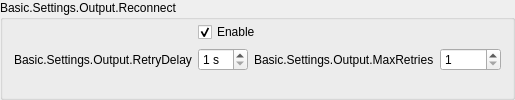
                 <widget class="QGroupBox" name="groupBox_7">
                  <property name="title">
                   <string>Basic.Settings.Output.Reconnect</string>
                  </property>
                  <layout class="QFormLayout" name="formLayout_19">
                   <property name="fieldGrowthPolicy">
                    <enum>QFormLayout::FieldGrowthPolicy::AllNonFixedFieldsGrow</enum>
                   </property>
                   <property name="labelAlignment">
                    <set>Qt::AlignmentFlag::AlignRight|Qt::AlignmentFlag::AlignTrailing|Qt::AlignmentFlag::AlignVCenter</set>
                   </property>
                   <property name="topMargin">
                    <number>2</number>
                   </property>
                   <item row="0" column="1">
                    <widget class="QCheckBox" name="reconnectEnable">
                     <property name="text">
                      <string>Enable</string>
                     </property>
                     <property name="checked">
                      <bool>true</bool>
                     </property>
                    </widget>
                   </item>
                   <item row="1" column="1">
                    <layout class="QHBoxLayout" name="horizontalLayout_19">
                     <property name="leftMargin">
                      <number>0</number>
                     </property>
                     <property name="topMargin">
                      <number>0</number>
                     </property>
                     <property name="rightMargin">
                      <number>0</number>
                     </property>
                     <property name="bottomMargin">
                      <number>0</number>
                     </property>
                     <item>
                      <widget class="OBS::SpinBox" name="reconnectRetryDelay">
                       <property name="suffix">
                        <string> s</string>
                       </property>
                       <property name="minimum">
                        <number>1</number>
                       </property>
                       <property name="maximum">
                        <number>30</number>
                       </property>
                      </widget>
                     </item>
                     <item>
                      <widget class="QLabel" name="label_22">
                       <property name="sizePolicy">
                        <sizepolicy hsizetype="Maximum" vsizetype="Preferred">
                         <horstretch>0</horstretch>
                         <verstretch>0</verstretch>
                        </sizepolicy>
                       </property>
                       <property name="text">
                        <string>Basic.Settings.Output.MaxRetries</string>
                       </property>
                       <property name="buddy">
                        <cstring>reconnectMaxRetries</cstring>
                       </property>
                      </widget>
                     </item>
                     <item>
                      <widget class="OBS::SpinBox" name="reconnectMaxRetries">
                       <property name="minimum">
                        <number>1</number>
                       </property>
                       <property name="maximum">
                        <number>10000</number>
                       </property>
                      </widget>
                     </item>
                    </layout>
                   </item>
                   <item row="1" column="0">
                    <widget class="QLabel" name="label_17">
                     <property name="text">
                      <string>Basic.Settings.Output.RetryDelay</string>
                     </property>
                     <property name="buddy">
                      <cstring>reconnectRetryDelay</cstring>
                     </property>
                    </widget>
                   </item>
                   <item row="0" column="0">
                    <spacer name="horizontalSpacer_8">
                     <property name="orientation">
                      <enum>Qt::Orientation::Horizontal</enum>
                     </property>
                     <property name="sizeHint" stdset="0">
                      <size>
                       <width>170</width>
                       <height>20</height>
                      </size>
                     </property>
                    </spacer>
                   </item>
                  </layout>
                 </widget>
